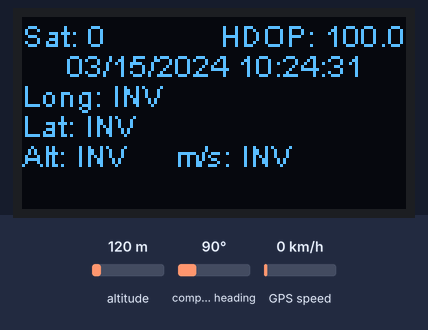
The sketch below on a simulated ESP32. Shown: 128×64 one-colour display. Inputs (shaded band) come from the test bench; at power-on: altitude 120 m, GPS speed 0 km/h, compass heading 90°. The GPS gets a fix after 3 s at 37.7749, -122.4194 with 8 satellites; what the sketch prints to the serial monitor is not drawn.

Above: at 1.2 s.
1.3 s: altitude set to 105 m
At 3.9 s:
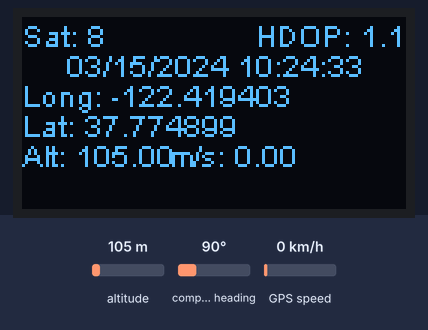
5.4 s: altitude set to 90 m
At 7.0 s:
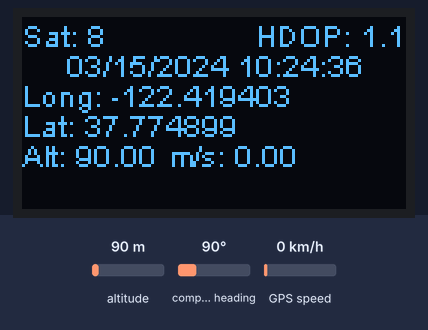
8.7 s: GPS speed set to 8 km/h
At 9.7 s:
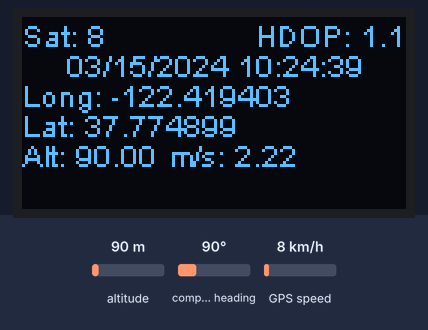
11.7 s: GPS speed set to 11 km/h
At 13.1 s:
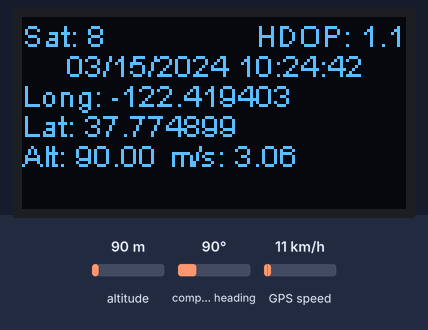
14.8 s: altitude set to 250 m
At 16.2 s:
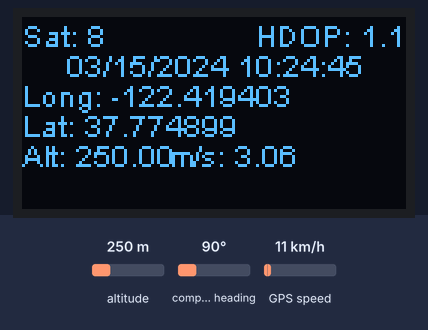
17.9 s: GPS speed set to 2 km/h
At 19.2 s:
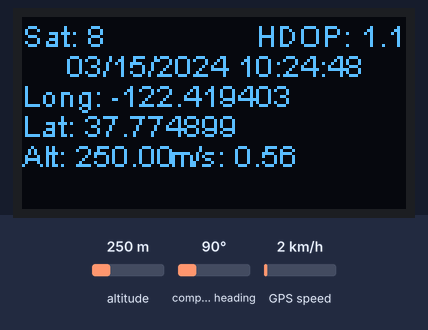
Timing chart, 0 to 20.9 s (numbered marks = the images above; inputs shaded):
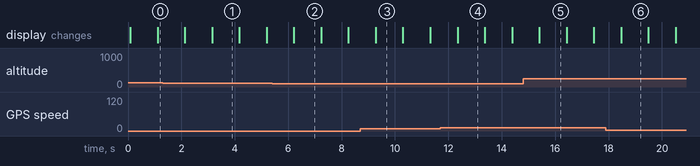

The sketch:

GPS_on_Screen.ino
```cpp
#include <TinyGPS++.h>
#include <SoftwareSerial.h>

#include "Arduino.h"
#include "heltec.h"
/*
   This sample code demonstrates the normal use of a TinyGPS++ (TinyGPSPlus) object.
   It requires the use of SoftwareSerial, and assumes that you have a
   4800-baud serial GPS device hooked up on pins 4(rx) and 3(tx).
*/
static const int RXPin = 36, TXPin = 37;
static const uint32_t GPSBaud = 9600;

// The TinyGPS++ object
TinyGPSPlus gps;

// The serial connection to the GPS device
SoftwareSerial ss(RXPin, TXPin);

void setup()
{
  // Serial.begin(115200);
  ss.begin(GPSBaud);

  Heltec.begin(true /*DisplayEnable Enable*/, false /*LoRa Disable*/, true /*Serial Enable*/);
  Heltec.display->flipScreenVertically();
  Heltec.display->setFont(ArialMT_Plain_10);

  Serial.println(F("FullExample.ino"));
  Serial.println(F("An extensive example of many interesting TinyGPS++ features"));
  Serial.print(F("Testing TinyGPS++ library v. ")); Serial.println(TinyGPSPlus::libraryVersion());
  Serial.println(F("by Mikal Hart"));
  Serial.println();
  Serial.println(F("Sats HDOP  Latitude   Longitude   Fix  Date       Time     Date Alt    Course Speed Card  Distance Course Card  Chars Sentences Checksum"));
  Serial.println(F("           (deg)      (deg)       Age                      Age  (m)    --- from GPS ----  ---- to London  ----  RX    RX        Fail"));
  Serial.println(F("----------------------------------------------------------------------------------------------------------------------------------------"));
}

void loop()
{
  // clear the display
  Heltec.display->clear();

  if (millis() > 5000 && gps.charsProcessed() < 10) {
    Serial.println(F("No GPS data received: check wiring"));
    Heltec.display->setTextAlignment(TEXT_ALIGN_CENTER);
    Heltec.display->drawStringMaxWidth(64, 16, 128, F("No GPS data received: check wiring"));
  }
  else {
  //Heltec.display->setTextAlignment(TEXT_ALIGN_LEFT);
  //Heltec.display->setFont(ArialMT_Plain_10);
  //Heltec.display->drawString(0, 0, "Sat: 5");
  showInt(gps.satellites.value(), gps.satellites.isValid(), "Sat:", TEXT_ALIGN_LEFT, ArialMT_Plain_10, 0, 0);

  // Heltec.display->setTextAlignment(TEXT_ALIGN_CENTER);
  // Heltec.display->drawString(52, 0, "Fix: 589");
  // showInt(gps.sentencesWithFix(), true, "Fix:", TEXT_ALIGN_CENTER, ArialMT_Plain_10, 52, 0);

  // Heltec.display->setTextAlignment(TEXT_ALIGN_RIGHT);
  // Heltec.display->drawString(128, 0, "HDOP: 1.7");
  showFloat(gps.hdop.hdop(), gps.hdop.isValid(), "HDOP:", 1, TEXT_ALIGN_RIGHT, ArialMT_Plain_10, 128, 0);

  // Heltec.display->setTextAlignment(TEXT_ALIGN_CENTER);
  // Heltec.display->drawString(64, 10, "00/00/2000 00:00:00");
  // Heltec.display->setTextAlignment(TEXT_ALIGN_LEFT);

  showDateTime(gps.date, gps.time, TEXT_ALIGN_CENTER, ArialMT_Plain_10, 64, 10);

  // Heltec.display->drawString(0, 20, "Long: 52.282654");
  showFloat(gps.location.lng(), gps.location.isValid(), "Long:", 6, TEXT_ALIGN_LEFT, ArialMT_Plain_10, 0, 20);

  // Heltec.display->drawString(0, 30, "Lat: 10.526393");
  showFloat(gps.location.lat(), gps.location.isValid(), "Lat:", 6, TEXT_ALIGN_LEFT, ArialMT_Plain_10, 0, 30);

  // Heltec.display->drawString(0, 40, "Alt: 960");
  showFloat(gps.altitude.meters(), gps.altitude.isValid(), "Alt:", 2, TEXT_ALIGN_LEFT, ArialMT_Plain_10, 0, 40);

  showFloat(gps.speed.mps(), gps.speed.isValid(), "m/s:", 2, TEXT_ALIGN_CENTER, ArialMT_Plain_10, 70, 40);

  static const double LONDON_LAT = 51.508131, LONDON_LON = -0.128002;

  printInt(gps.satellites.value(), gps.satellites.isValid(), 5);
  printFloat(gps.hdop.hdop(), gps.hdop.isValid(), 6, 1);
  printFloat(gps.location.lat(), gps.location.isValid(), 11, 6);
  printFloat(gps.location.lng(), gps.location.isValid(), 12, 6);
  printInt(gps.location.age(), gps.location.isValid(), 5);
  printDateTime(gps.date, gps.time);
  printFloat(gps.altitude.meters(), gps.altitude.isValid(), 7, 2);
  printFloat(gps.course.deg(), gps.course.isValid(), 7, 2);
  printFloat(gps.speed.kmph(), gps.speed.isValid(), 6, 2);
  printStr(gps.course.isValid() ? TinyGPSPlus::cardinal(gps.course.deg()) : "*** ", 6);

  unsigned long distanceKmToLondon =
    (unsigned long)TinyGPSPlus::distanceBetween(
      gps.location.lat(),
      gps.location.lng(),
      LONDON_LAT,
      LONDON_LON) / 1000;
  printInt(distanceKmToLondon, gps.location.isValid(), 9);

  double courseToLondon =
    TinyGPSPlus::courseTo(
      gps.location.lat(),
      gps.location.lng(),
      LONDON_LAT,
      LONDON_LON);

  printFloat(courseToLondon, gps.location.isValid(), 7, 2);

  const char *cardinalToLondon = TinyGPSPlus::cardinal(courseToLondon);

  printStr(gps.location.isValid() ? cardinalToLondon : "*** ", 6);

  printInt(gps.charsProcessed(), true, 6);
  printInt(gps.sentencesWithFix(), true, 10);
  printInt(gps.failedChecksum(), true, 9);
  Serial.println();
  }

  // write the buffer to the display
  Heltec.display->display();

  smartDelay(1000);
}

static void showDateTime(TinyGPSDate &d, TinyGPSTime &t, OLEDDISPLAY_TEXT_ALIGNMENT alignment, const uint8_t * font, int posX, int posY)
{
  char sd[20];
  if (d.isValid())
  {
    snprintf(sd, sizeof(sd), "%02d/%02d/%02d ", d.month(), d.day(), d.year());
  }
  else
  {
    snprintf(sd, sizeof(sd), "INV date");
  }

  char st[9];
  if (t.isValid())
  {
    snprintf(st, sizeof(st), "%02d:%02d:%02d", t.hour(), t.minute(), t.second());
  }
  else
  {
    snprintf(st, sizeof(st), "INV time");
  }

  strncat (sd, st, sizeof(st));

  Heltec.display->setTextAlignment(alignment);
  Heltec.display->setFont(font);
  Heltec.display->drawString(posX, posY, sd);

  smartDelay(0);
}

static void showFloat(float val, bool valid, char const * prefix, int prec, OLEDDISPLAY_TEXT_ALIGNMENT alignment, const uint8_t * font, int posX, int posY)
{
  char s[32];
  if (valid)
  {
    snprintf(s, sizeof(s), "%s %.*f", prefix, prec, val);
  }
  else
  {
    snprintf(s, sizeof(s), "%s INV", prefix);
  }

  Heltec.display->setTextAlignment(alignment);
  Heltec.display->setFont(font);
  Heltec.display->drawString(posX, posY, s);

  smartDelay(0);
}

static void showInt(int val, bool valid, char const * prefix, OLEDDISPLAY_TEXT_ALIGNMENT alignment, const uint8_t * font, int posX, int posY)
{
  char s[32];
  if (valid)
  {
    snprintf(s, sizeof(s), "%s %i", prefix, val);
  }
  else
  {
    snprintf(s, sizeof(s), "%s INV", prefix);
  }
  Heltec.display->setTextAlignment(alignment);
  Heltec.display->setFont(font);
  Heltec.display->drawString(posX, posY, s);
  smartDelay(0);
}

// This custom version of delay() ensures that the gps object
// is being "fed".
static void smartDelay(unsigned long ms)
{
  unsigned long start = millis();
  do
  {
    while (ss.available())
      gps.encode(ss.read());
  } while (millis() - start < ms);
}

static void printFloat(float val, bool valid, int len, int prec)
{
  if (!valid)
  {
    while (len-- > 1)
      Serial.print('*');
    Serial.print(' ');
  }
  else
  {
    Serial.print(val, prec);
    int vi = abs((int)val);
    int flen = prec + (val < 0.0 ? 2 : 1); // . and -
    flen += vi >= 1000 ? 4 : vi >= 100 ? 3 : vi >= 10 ? 2 : 1;
    for (int i=flen; i<len; ++i)
      Serial.print(' ');
  }
  smartDelay(0);
}

static void printInt(unsigned long val, bool valid, int len)
{
  char sz[32] = "*****************";
  if (valid)
    sprintf(sz, "%ld", val);
  sz[len] = 0;
  for (int i=strlen(sz); i<len; ++i)
    sz[i] = ' ';
  if (len > 0)
    sz[len-1] = ' ';
  Serial.print(sz);
  smartDelay(0);
}

static void printDateTime(TinyGPSDate &d, TinyGPSTime &t)
{
  if (!d.isValid())
  {
    Serial.print(F("********** "));
  }
  else
  {
    char sz[32];
    sprintf(sz, "%02d/%02d/%02d ", d.month(), d.day(), d.year());
    Serial.print(sz);
  }

  if (!t.isValid())
  {
    Serial.print(F("******** "));
  }
  else
  {
    char sz[32];
    sprintf(sz, "%02d:%02d:%02d ", t.hour(), t.minute(), t.second());
    Serial.print(sz);
  }

  printInt(d.age(), d.isValid(), 5);
  smartDelay(0);
}

static void printStr(const char *str, int len)
{
  int slen = strlen(str);
  for (int i=0; i<len; ++i)
    Serial.print(i<slen ? str[i] : ' ');
  smartDelay(0);
}
```

Measured:
- what the display in image 1 shows lasts 1.0 s, from 3.2 s to 4.2 s
